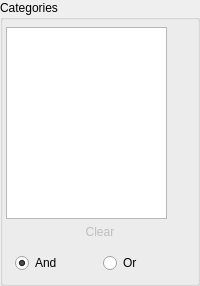
           <widget class="QGroupBox" name="categoriesGroup">
            <property name="title">
             <string>Categories</string>
            </property>
            <layout class="QVBoxLayout" name="verticalLayout_10" stretch="6,0,0">
             <property name="spacing">
              <number>0</number>
             </property>
             <property name="leftMargin">
              <number>3</number>
             </property>
             <property name="topMargin">
              <number>7</number>
             </property>
             <property name="rightMargin">
              <number>3</number>
             </property>
             <property name="bottomMargin">
              <number>1</number>
             </property>
             <item>
              <widget class="QTreeWidget" name="categoriesList">
               <property name="minimumSize">
                <size>
                 <width>100</width>
                 <height>0</height>
                </size>
               </property>
               <property name="maximumSize">
                <size>
                 <width>161</width>
                 <height>16777215</height>
                </size>
               </property>
               <property name="contextMenuPolicy">
                <enum>Qt::CustomContextMenu</enum>
               </property>
               <property name="selectionMode">
                <enum>QAbstractItemView::ExtendedSelection</enum>
               </property>
               <property name="indentation">
                <number>0</number>
               </property>
               <attribute name="headerVisible">
                <bool>false</bool>
               </attribute>
               <column>
                <property name="text">
                 <string notr="true">1</string>
                </property>
               </column>
              </widget>
             </item>
             <item>
              <widget class="QPushButton" name="clickBlankButton">
				      <property name="enabled">
                 <bool>false</bool>
               </property>							  
               <property name="sizePolicy">
                <sizepolicy hsizetype="Minimum" vsizetype="Maximum">
                 <horstretch>0</horstretch>
                 <verstretch>0</verstretch>
                </sizepolicy>
               </property>
               <property name="minimumSize">
                <size>
                 <width>0</width>
                 <height>25</height>
                </size>
               </property>
               <property name="text">
                <string>Clear</string>
               </property>
               <property name="flat">
                <bool>true</bool>
               </property>
              </widget>
             </item>
             <item>
              <widget class="QWidget" name="widget" native="true">
               <property name="sizePolicy">
                <sizepolicy hsizetype="Preferred" vsizetype="Preferred">
                 <horstretch>0</horstretch>
                 <verstretch>0</verstretch>
                </sizepolicy>
               </property>
               <layout class="QHBoxLayout" name="horizontalLayout_11">
                <item>
                 <widget class="QRadioButton" name="categoriesAndBtn">
                  <property name="toolTip">
                   <string>If checked, only mods that match all selected categories are displayed.</string>
                  </property>
                  <property name="text">
                   <string>And</string>
                  </property>
                  <property name="checked">
                   <bool>true</bool>
                  </property>
                 </widget>
                </item>
                <item>
                 <widget class="QRadioButton" name="categoriesOrBtn">
                  <property name="toolTip">
                   <string>If checked, all mods that match at least one of the selected categories are displayed.</string>
                  </property>
                  <property name="text">
                   <string>Or</string>
                  </property>
                 </widget>
                </item>
               </layout>
              </widget>
             </item>
            </layout>
           </widget>
